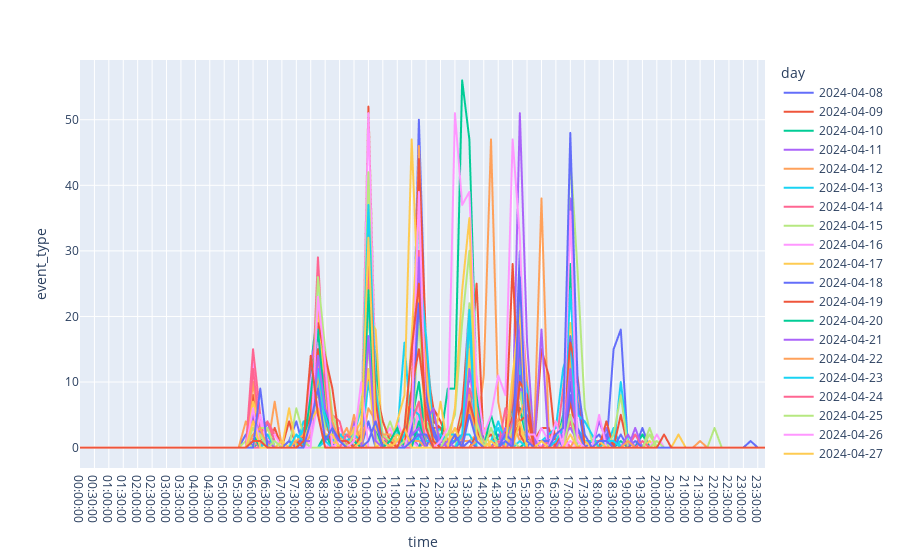

The code cell stored with this chart in its notebook:
### Markdown cell above
### 1.3.1 Compare Days

### Code cell
# Plot daily patterns

data_resampled = resample(data_filterd, "datetime", "15min", "count")
data_resampled = derive_day(data_resampled)
data_resampled = derive_time(data_resampled)

fig = px.line(data_resampled, x="time", y="event_type", color="day")
fig.show()
